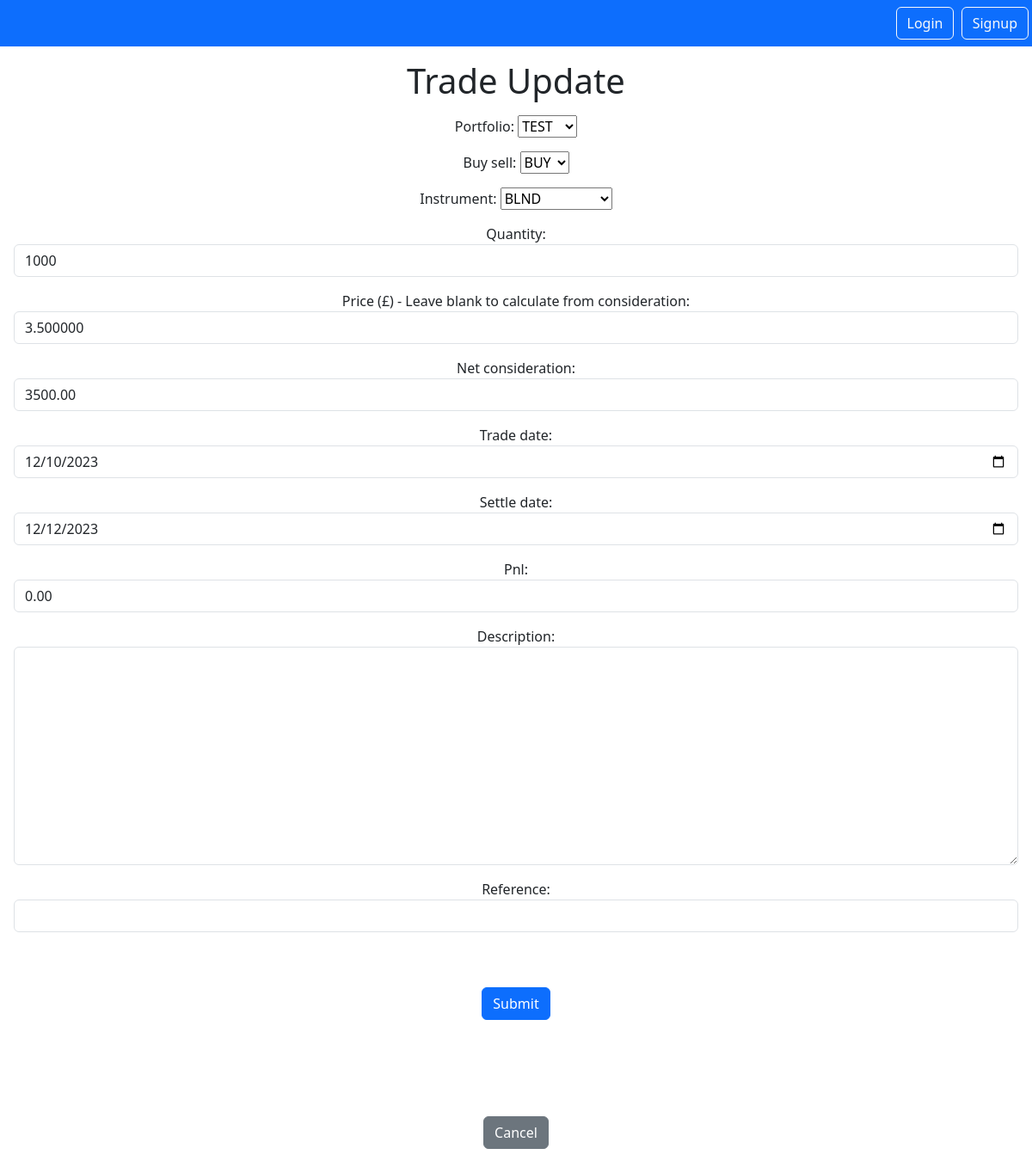
The app's page /trade/1/edit with its own data.
### trade/models.py (models this page shows, shortened)
class Trade(models.Model):
    id = models.AutoField(primary_key=True)
    reference = models.CharField(max_length=20, unique=False)
    buy_sell = models.CharField(max_length=1, unique=False)
    quantity = models.DecimalField(max_digits=12, decimal_places=0)
    price = models.DecimalField(max_digits=12, decimal_places=6)
    net_consideration = models.DecimalField(max_digits=12, decimal_places=2)
    trade_date = models.DateField(null=False)
    settle_date = models.DateField(null=True)
    description = models.CharField(max_length=100, unique=False)
    pnl = models.DecimalField(max_digits=12, decimal_places=2, default=0)
    created_on = models.DateTimeField(auto_now_add=True)
    updated_on = models.DateTimeField(auto_now=True)
    portfolio = models.ForeignKey(Portfolio, on_delete=models.CASCADE)
    instrument = models.ForeignKey(Instrument, on_delete=models.CASCADE)
    user = models.ForeignKey(User, null=True, on_delete=models.SET_NULL)
    class Meta:
        db_table = "app_trade"

### trade/views.py (the view, shortened to what this page needs)
# urls.py: path('trade/<int:pk>/edit', views.TradeUpdateView.as_view(), name='trade.update'),
class TradeUpdateView(UpdateView):
    model = Trade
    success_url = '/trades'
    form_class = TradeForm
    template_name = 'trade_form.html'
    def get_context_data(self, *args, **kwargs):
        context = super(TradeUpdateView, self).get_context_data(*args, **kwargs)
        context['mode'] = 'Update'
        return context

### instrument/models.py (called while the page is built)
    def __str__(self):
        return f"{self.code}"

### portfolio/models.py (called while the page is built)
    def __str__(self):
        return f"{self.name}"

### trade/templates/trade_form.html (shortened to what this page needs)
{% extends "base.html" %}
{% block content %}
<form method="POST" >{% csrf_token %}
    <p></p><h1>Trade {{mode}}</h1></p>
    {{ form.as_p }}
    <button type="submit" class="btn btn-primary my-5">Submit</button>
</form>
<a href="{% url 'trade.list' %}" class="btn btn-secondary my-5">Cancel</a>
{% endblock %}

### static/styles.css (style rules this page uses)
h1, h2 { display: inline; }

### records on screen
Trade: portfolio "TEST", buy_sell "BUY", instrument "BLND", quantity "1000", price "3.500000", net_consideration "3500.00", trade_date "12/10/2023", settle_date "12/12/2023", pnl "0.00"

### other values on screen
{{ mode }} "Update"
